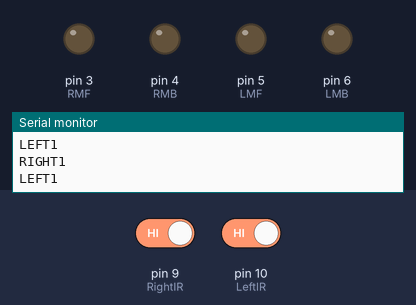
A sketch run on a simulated Arduino Uno, built with avr-gcc and run on an emulated ATmega328P. Shown: output pins drawn as LEDs (lit = HIGH), the last lines printed to the serial monitor. The test bench sets the inputs (shaded band); at power-on: pin 9 (RightIR) HIGH, pin 10 (LeftIR) HIGH.

Above: at 1.2 s.
1.3 s: pin 9 (RightIR) driven LOW
At 1.6 s:
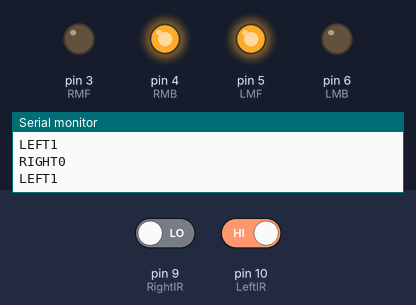
2.8 s: pin 10 (LeftIR) driven LOW
At 3.8 s:
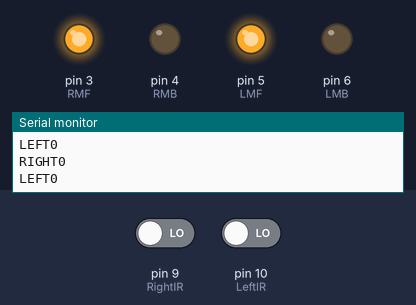
4.3 s: pin 9 (RightIR) driven HIGH
At 4.9 s:
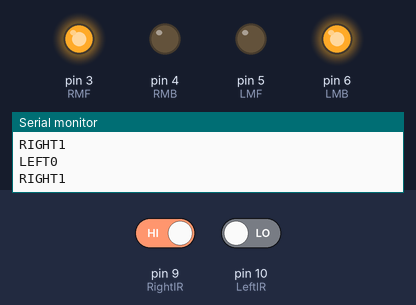
5.8 s: pin 10 (LeftIR) driven HIGH
At 6.5 s:
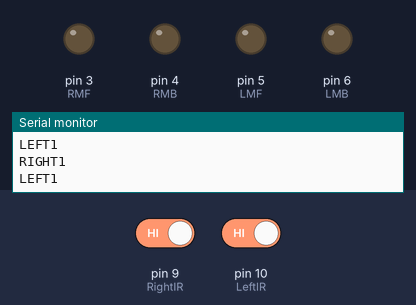
Timing chart, 0 to 8.8 s (numbered marks = the images above; inputs shaded):
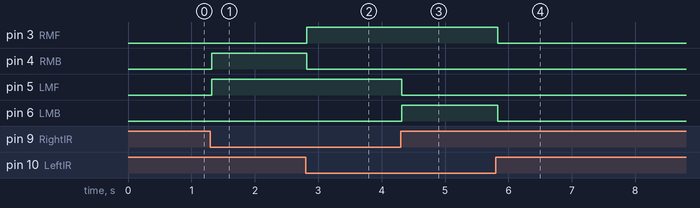

The sketch:

obj_follow_IR.ino
```cpp
//Object Following Robot using IR sensor
const int RightIR = 9;
const int LeftIR = 10;

const int RMF = 3;
const int RMB = 4;
const int LMF = 5;
const int LMB = 6;

void setup()
{
  Serial.begin(9600);
  pinMode(RMF, OUTPUT);
  pinMode(RMB, OUTPUT);
  pinMode(LMF, OUTPUT);
  pinMode(LMB, OUTPUT);

  pinMode(RightIR, INPUT);
  pinMode(LeftIR, INPUT);
}
void loop()
{
  int Right_Value = digitalRead(RightIR);
  int Left_Value = digitalRead(LeftIR);

  Serial.print("RIGHT");
  Serial.println(Right_Value);
  Serial.print("LEFT");
  Serial.println(Left_Value);

  //Moveforward
  if ((Right_Value == 0) && (Left_Value == 0) )
  {
    digitalWrite(RMF, HIGH);
    digitalWrite(RMB, LOW);
    digitalWrite(LMF, HIGH);
    digitalWrite(LMB, LOW);
  }

  //Left turn
  if ((Right_Value == 1) && (Left_Value == 0))
  {
    digitalWrite(RMF, HIGH);
    digitalWrite(RMB, LOW);
    digitalWrite(LMF, LOW);
    digitalWrite(LMB, HIGH);
  }

  //Right turn
  if ((Right_Value == 0) && (Left_Value == 1))
  {
    digitalWrite(RMF, LOW);
    digitalWrite(RMB, HIGH);
    digitalWrite(LMF, HIGH);
    digitalWrite(LMB, LOW);
  }

  //stop bot
  if ((Right_Value == 1) && (Left_Value == 1))
  {
    digitalWrite(RMF, LOW);
    digitalWrite(RMB, LOW);
    digitalWrite(LMF, LOW);
    digitalWrite(LMB, LOW);
  }
}
```

Measured:
- after the input at 1.3 s, pin 4 (RMB), pin 5 (LMF): LOW → HIGH at once
- after the input at 2.8 s, pin 3 (RMF): LOW → HIGH at once; pin 4 (RMB): HIGH → LOW at once
- after the input at 4.3 s, pin 5 (LMF): HIGH → LOW at once; pin 6 (LMB): LOW → HIGH at once
- after the input at 5.8 s, pin 3 (RMF), pin 6 (LMB): HIGH → LOW at once
